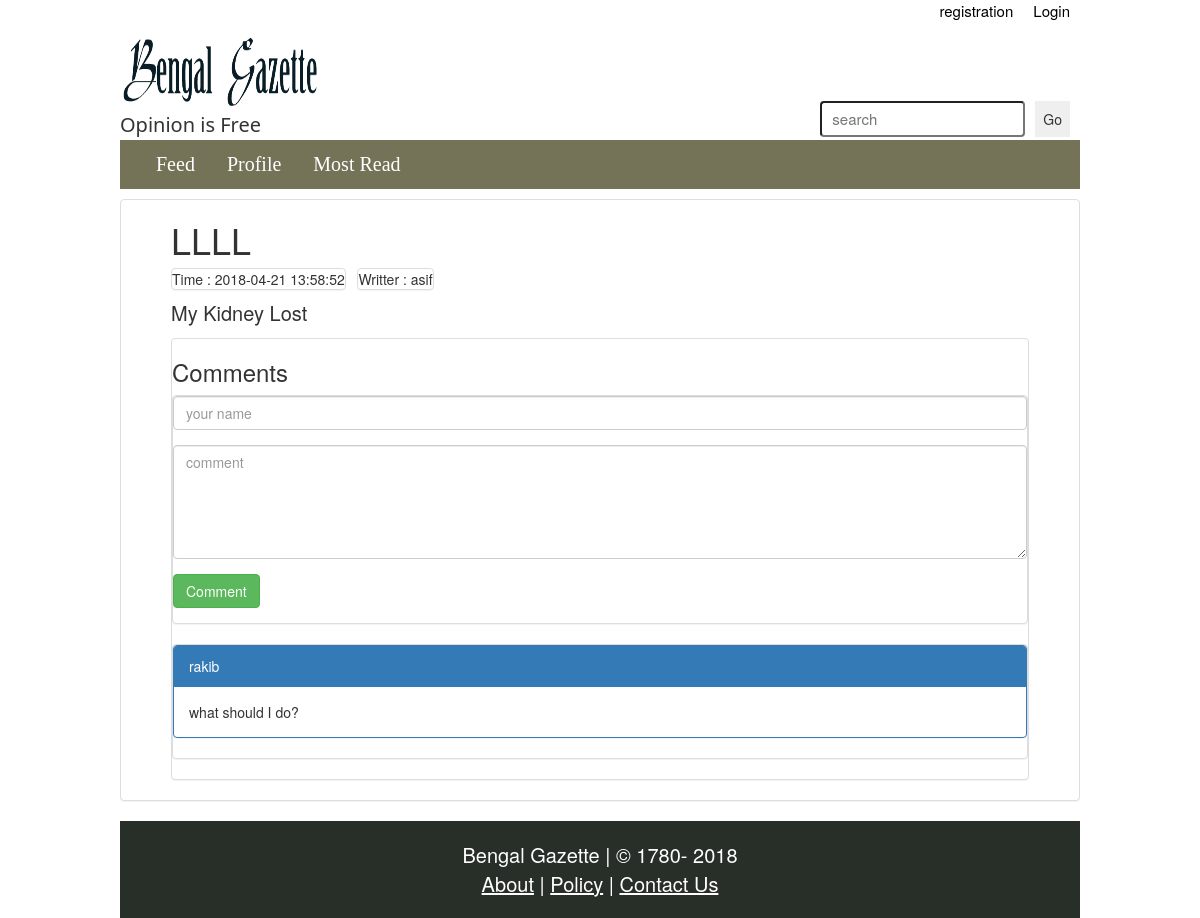
The page /Opinion/opinion.php?q=9006 on the database its author committed.
### tables this page shows
CREATE TABLE `news` (
  `newsID` int(10) NOT NULL,
  `headline` varchar(100) NOT NULL,
  `description` varchar(10000) NOT NULL,
  `writterID` int(10) NOT NULL,
  `categoryID` int(10) NOT NULL,
  `popularity` int(5) NOT NULL DEFAULT '0',
  `written_at` timestamp NOT NULL DEFAULT CURRENT_TIMESTAMP ON UPDATE CURRENT_TIMESTAMP,
  `deleted_at` timestamp NULL DEFAULT '0000-00-00 00:00:00'
);

CREATE TABLE `users` (
  `userID` int(10) NOT NULL,
  `userName` varchar(30) NOT NULL,
  `password` varchar(100) NOT NULL,
  `firstName` varchar(30) NOT NULL,
  `lastName` varchar(30) NOT NULL,
  `gender` varchar(5) NOT NULL,
  `email` varchar(30) NOT NULL,
  `dateOfBirth` date NOT NULL,
  `role` varchar(20) NOT NULL,
  `joined_at` timestamp NOT NULL DEFAULT CURRENT_TIMESTAMP ON UPDATE CURRENT_TIMESTAMP,
  `deleted_at` timestamp NULL DEFAULT '0000-00-00 00:00:00'
);

CREATE TABLE `comments` (
  `commentID` int(10) NOT NULL,
  `newsID` int(10) NOT NULL,
  `commenter` varchar(100) NOT NULL,
  `comment` varchar(300) NOT NULL,
  `comment_time` timestamp NOT NULL DEFAULT CURRENT_TIMESTAMP ON UPDATE CURRENT_TIMESTAMP,
  `deleted_at` timestamp NULL DEFAULT '0000-00-00 00:00:00'
);

### Opinion/opinion.php (the view, shortened to what this page needs)
<?php
	if (isset($_GET["q"])) {
		$q = $_GET["q"];
		$conn = DB_START();
		$sql = "SELECT * FROM news WHERE newsID = $q";
		$result = mysqli_query ($conn, $sql);
		$opinion = mysqli_fetch_assoc($result);
		$popularity = $opinion["popularity"];
		$popularity = $popularity+1;
		$sql = "UPDATE `news` SET `popularity` = ".$popularity." WHERE `news`.`newsID` = ".$opinion['newsID'].";";
		mysqli_query($conn, $sql);
		$sql1 = "SELECT userName FROM users WHERE userID = ".$opinion['writterID'];
		$us = mysqli_query($conn, $sql1);
		$user = mysqli_fetch_assoc($us);
		$sql1 = "SELECT * FROM comments WHERE newsID = ".$q." AND deleted_at IS NULL ORDER BY commentID DESC";
		$comment_list = mysqli_query($conn, $sql1);
?>
<!DOCTYPE html>
<html>
<head>
	<link rel="stylesheet" type="text/css" href="../CSS/opinionindex.css">
	<link rel="stylesheet" type="text/css" href="../CSS/css/bootstrap.css">
</head>
<body>
	<div id="main_div">
		<div>
			<ul>
				<li class="login_reg"><a class="log_reg_btn" href="login.php">Login</a></li>
				<li class="login_reg"><a class="log_reg_btn" href="signup.php">registration</a></li>
			</ul>
		</div>
		<div id="top_logo">
			<a href="index.php"><img src="../IMG/BengalGazetteLogo.png" width="200px" height="80px"></a>
			<div style="float:right;">
				<input id="search_btn" style="float: right" type="submit" name="searchbtn" value="Go" onclick="alert('Coming soon...')">
				<input id="search_box" type="text" name="searchBox" placeholder="search">
			</div>
			<p style="font-family:'Segoe UI';font-size: 20px;margin: 0px;">Opinion is Free</p>
		</div>
		<div id="menubar">
			<ul id="menubar_ul">
				<li class="bar_item"><a class="bar_btn" href="index.php">Feed</a></li>
	  			<li class="bar_item"><a class="bar_btn" href="profile.php">Profile</a></li>
			  	<li class="bar_item"><a class="bar_btn" href="#contact">Most Read</a></li>
			</ul>
		</div>
		<div class="panel panel-default" style="padding: 0px 50px;text-align: justify;">
			<h1> <?php echo($opinion["headline"]); ?></h1>
			<p>
				<span class=" panel panel-default">Time : <?php echo($opinion["written_at"]); ?></span>&nbsp;&nbsp;&nbsp;<span class=" panel panel-default">Writter : <?php echo($user["userName"]); ?></span>
			</p>
			<p style="font-size: 20px;"><?php echo($opinion["description"]); ?></p>
			<div class="panel panel-default">
				<h3>Comments</h3>
				<div class="panel panel-default">
					<form method="post" action="">
						<div class="form-group">
							<input type="text" class="form-control" name="commenter" placeholder="your name">
						</div>
						<div class="form-group">
	      					<textarea class="form-control" rows="5" name="comment" placeholder="comment"></textarea>
	    				</div>
	    				<div class="form-group">
	    					<input type="submit" class="btn btn-success" name="submit" value="Comment">
	    				</div>
	    			</form>
				</div>
				<div class="panel panel-default">
				<?php
					while ($cmt = mysqli_fetch_array($comment_list)) {
					echo '
						<div class="panel panel-primary">
							<div class="panel-heading">'.$cmt["commenter"].'</div>
							<div class="panel-body">'.$cmt["comment"].'</div>
						</div>';
					}
				?>
				</div>
			</div>
		</div>
		<div id="footer">
			<p>Bengal Gazette | &copy 1780- <?php echo date("Y"); ?><br>
				<a class="footer_links" href="../about.php">About</a> |
				<a class="footer_links" href="../policy.php">Policy</a> |
				<a class="footer_links" href="../contact.php">Contact Us</a>
			</p>
		</div>
	</div>
</body>
</html>
<?php
	}
	else {
		header("location: index.php");
	}
?>

### CSS/opinionindex.css (style rules this page uses)
body { background-color: #efefef; width:100%; margin:0; padding: 0; }
#main_div { width: 80%; margin: auto; }
ul { list-style-type: none; margin: 0; padding: 0; overflow: hidden; }
a { text-decoration: none; }
.login_reg { float: right; display: block; text-align: center; margin: 0px; padding: 0px; }
.log_reg_btn { padding: 3px 10px; font-size: 15px; color: #000000; }
#top_logo { background-color: #ffffff; padding: 0px; margin: 0px; }
#menubar { background-color: #757357; position: sticky; top: 0; }
#menubar_ul { padding: 10px 20px;size: 100%; }
.bar_item { float: left; display: block; text-align: center; }
.bar_btn { padding: 20px 16px; color: white; font-family:Verdana; font-size: 20px; }
#search_box { float:right; font-size: 15px; padding: 5px 10px; border-radius: 4px; margin-top: 70px; margin-right: 10px; }
#search_btn { border:none; margin-top: 70px; margin-right: 10px; padding: 8px 8px; cursor: pointer; }
#footer { width: 100%; padding: 20px 0px; font-size: 20px; color: #ffffff; background-color: #282E28; text-align: center; clear: both; display: block; }
#footer p { margin: 0px; }
.footer_links { text-decoration: underline; color: white; }

### rows shown on the page
news: headline "LLLL", written_at "2018-04-21 13:58:52", description "My Kidney Lost"
users: userName "asif"
comments: commenter "rakib", comment "what should I do?"
